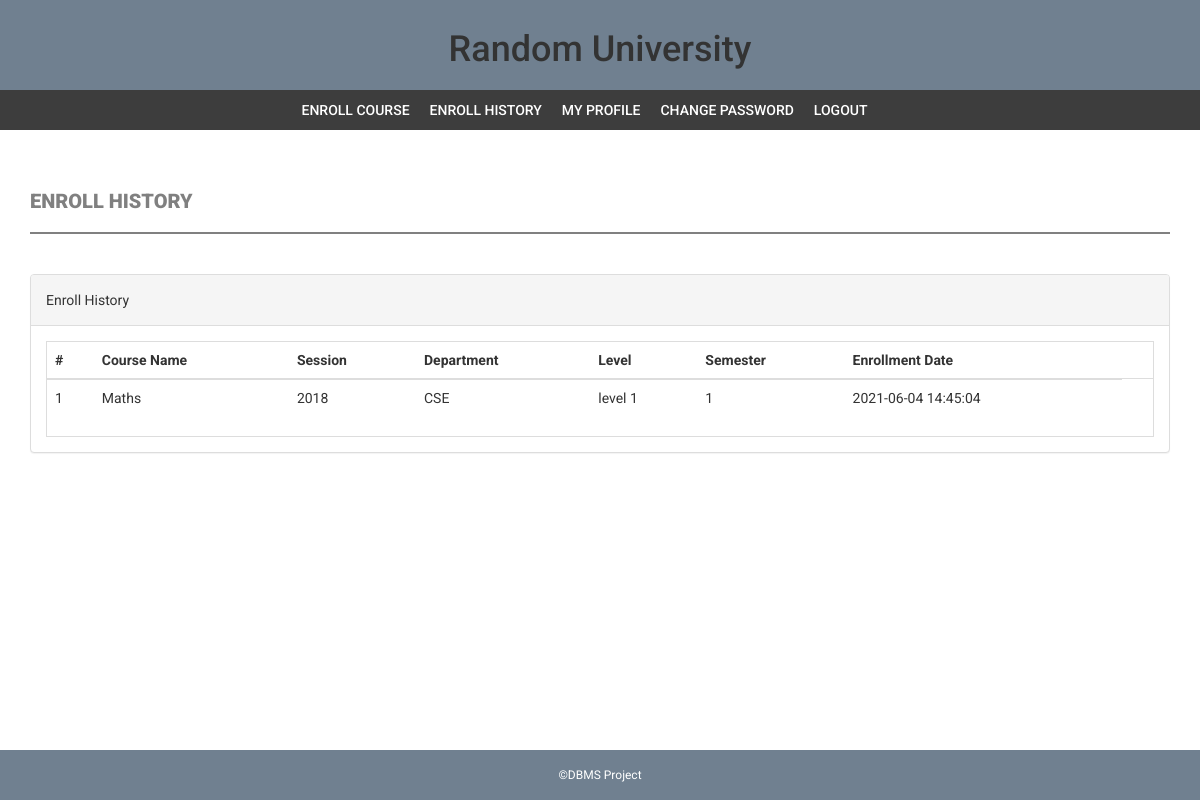
Screenshot of /enroll-history.php (signed in) with the database file from the repository.
### tables this page shows
CREATE TABLE `courseenrolls` (
  `id` int(11) NOT NULL,
  `studentRegno` varchar(255) DEFAULT NULL,
  `pincode` varchar(255) DEFAULT NULL,
  `session` int(11) DEFAULT NULL,
  `department` int(11) DEFAULT NULL,
  `level` int(11) DEFAULT NULL,
  `semester` int(11) DEFAULT NULL,
  `course` int(11) DEFAULT NULL,
  `enrollDate` timestamp NULL DEFAULT current_timestamp()
);

CREATE TABLE `course` (
  `id` int(11) NOT NULL,
  `courseCode` varchar(255) DEFAULT NULL,
  `courseName` varchar(255) DEFAULT NULL,
  `courseUnit` varchar(255) DEFAULT NULL,
  `prerequisite` varchar(255) DEFAULT NULL,
  `noofSeats` int(11) DEFAULT NULL,
  `creationDate` timestamp NULL DEFAULT current_timestamp(),
  `updationDate` varchar(255) DEFAULT NULL
);

CREATE TABLE `session` (
  `id` int(11) NOT NULL,
  `session` varchar(255) DEFAULT NULL,
  `creationDate` timestamp NULL DEFAULT current_timestamp()
);

CREATE TABLE `department` (
  `id` int(11) NOT NULL,
  `department` varchar(255) DEFAULT NULL,
  `creationDate` timestamp NULL DEFAULT current_timestamp()
);

CREATE TABLE `level` (
  `id` int(11) NOT NULL,
  `level` varchar(255) DEFAULT NULL,
  `creationDate` timestamp NULL DEFAULT current_timestamp()
);

CREATE TABLE `semester` (
  `id` int(11) NOT NULL,
  `semester` varchar(255) DEFAULT NULL,
  `creationDate` timestamp NULL DEFAULT current_timestamp(),
  `updationDate` varchar(255) DEFAULT NULL
);

### enroll-history.php (the view, shortened to what this page needs)
<?php
include('includes/config.php');
if(strlen($_SESSION['login'])==0)
    {
header('location:index.php');
}
else{
?>
<!DOCTYPE html>
<html xmlns="http://www.w3.org/1999/xhtml">
<head>
    <link href="assets/css/bootstrap.css" rel="stylesheet" />
    <link href="assets/css/font-awesome.css" rel="stylesheet" />
    <link href="assets/css/style.css" rel="stylesheet" />
</head>
<body>
<?php include('includes/header.php');?>
<?php if($_SESSION['login']!="")
{
 include('includes/menubar.php');
}
 ?>
    <div class="content-wrapper">
        <div class="container">
              <div class="row">
                    <div class="col-md-12">
                        <h1 class="page-head-line">Enroll History  </h1>
                    </div>
                </div>
                <div class="row" >
                <div class="col-md-12">
                    <div class="panel panel-default">
                        <div class="panel-heading">
                           Enroll History
                        </div>
                        <div class="panel-body">
                            <div class="table-responsive table-bordered">
                                <table class="table">
                                    <thead>
                                        <tr>
                                            <th>#</th>
                                            <th>Course Name </th>
                                            <th>Session </th>
                                            <th> Department</th>
                                             <th>Level</th>
                                                <th>Semester</th>
                                             <th>Enrollment Date</th>
                                        </tr>
                                    </thead>
                                    <tbody>
<?php
$sql=mysqli_query($con,"select courseenrolls.course as cid, course.courseName as courname,session.session as session,department.department as dept,level.level as level,courseenrolls.enrollDate as edate ,semester.semester as sem from courseenrolls join course on course.id=courseenrolls.course join session on session.id=courseenrolls.session join department on department.id=courseenrolls.department join level on level.id=courseenrolls.level  join semester on semester.id=courseenrolls.semester  where courseenrolls.studentRegno='".$_SESSION['login']."'");
$cnt=1;
while($row=mysqli_fetch_array($sql))
{
?>
                                        <tr>
                                            <td><?php echo $cnt;?></td>
                                            <td><?php echo htmlentities($row['courname']);?></td>
                                            <td><?php echo htmlentities($row['session']);?></td>
                                            <td><?php echo htmlentities($row['dept']);?></td>
                                            <td><?php echo htmlentities($row['level']);?></td>
                                            <td><?php echo htmlentities($row['sem']);?></td>
                                             <td><?php echo htmlentities($row['edate']);?></td>
                                            <td>
                                            </td>
                                        </tr>
<?php
$cnt++;
} ?>
                                    </tbody>
                                </table>
                            </div>
                        </div>
                    </div>
                </div>
            </div>
        </div>
    </div>
  <?php include('includes/footer.php');?>
</body>
</html>
<?php } ?>

### assets/css/style.css (style rules this page uses)
body { font-family: 'Roboto', sans-serif; line-height: 30px; background-image: url("https://cdn.pixabay.com/photo/2018/06/10/11/15/schultute-3466186_960_720.jpg"); background-repeat: no-repeat; background-size: cover; }
.content-wrapper { margin-top: 40px; min-height: 600px; padding-bottom: 60px; }
.page-head-line { font-weight: 900; padding-bottom: 20px; border-bottom: 2px solid grey; text-transform: uppercase; color: grey; font-size: 20px; margin-bottom: 40px; }

### rows the page displays
courseenrolls: course.courseName "Maths", session.session "2018", department.department "CSE", level.level "level 1", semester.semester "1", enrollDate "2021-06-04 14:45:04"
